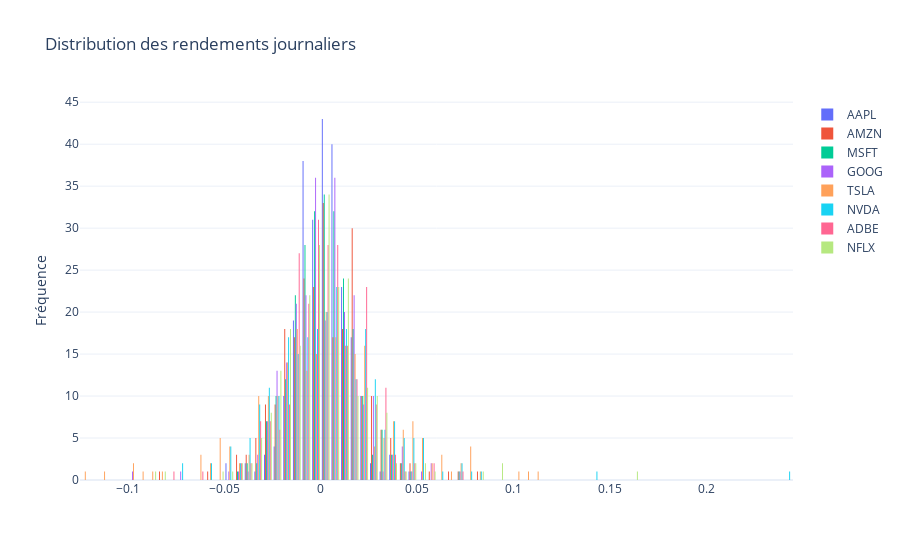

This figure's notebook cell:
### Markdown cell above
Ici nous avons accès aux réalisations des rendements $R_i(\omega)$ et nous voulons estimer les paramètres de la distribution des rendements ($\mu$ et $\sigma$).

### Code cell
# Returns distribution
fig = go.Figure()
for a in assets:
    fig.add_trace(go.Histogram(x=returns[a], name=a))
fig.update_layout(title='Distribution des rendements journaliers', yaxis_title='Fréquence')
fig.show()

### Figure 1 — Plotly figure (JSON) as saved in the notebook; plotly's stock layout.template omitted (floating-point values rounded to 4 significant figures; data arrays with more than 128 entries replaced by an {"elided": "..."} marker saying what was removed)
{"data": [{"name": "AAPL", "type": "histogram", "x": {"elided": "251 float values"}}, {"name": "AMZN", "type": "histogram", "x": {"elided": "251 float values"}}, {"name": "MSFT", "type": "histogram", "x": {"elided": "251 float values"}}, {"name": "GOOG", "type": "histogram", "x": {"elided": "251 float values"}}, {"name": "TSLA", "type": "histogram", "x": {"elided": "251 float values"}}, {"name": "NVDA", "type": "histogram", "x": {"elided": "251 float values"}}, {"name": "ADBE", "type": "histogram", "x": {"elided": "251 float values"}}, {"name": "NFLX", "type": "histogram", "x": {"elided": "251 float values"}}], "layout": {"title": {"text": "Distribution des rendements journaliers"}, "yaxis": {"title": {"text": "Fréquence"}}}}
